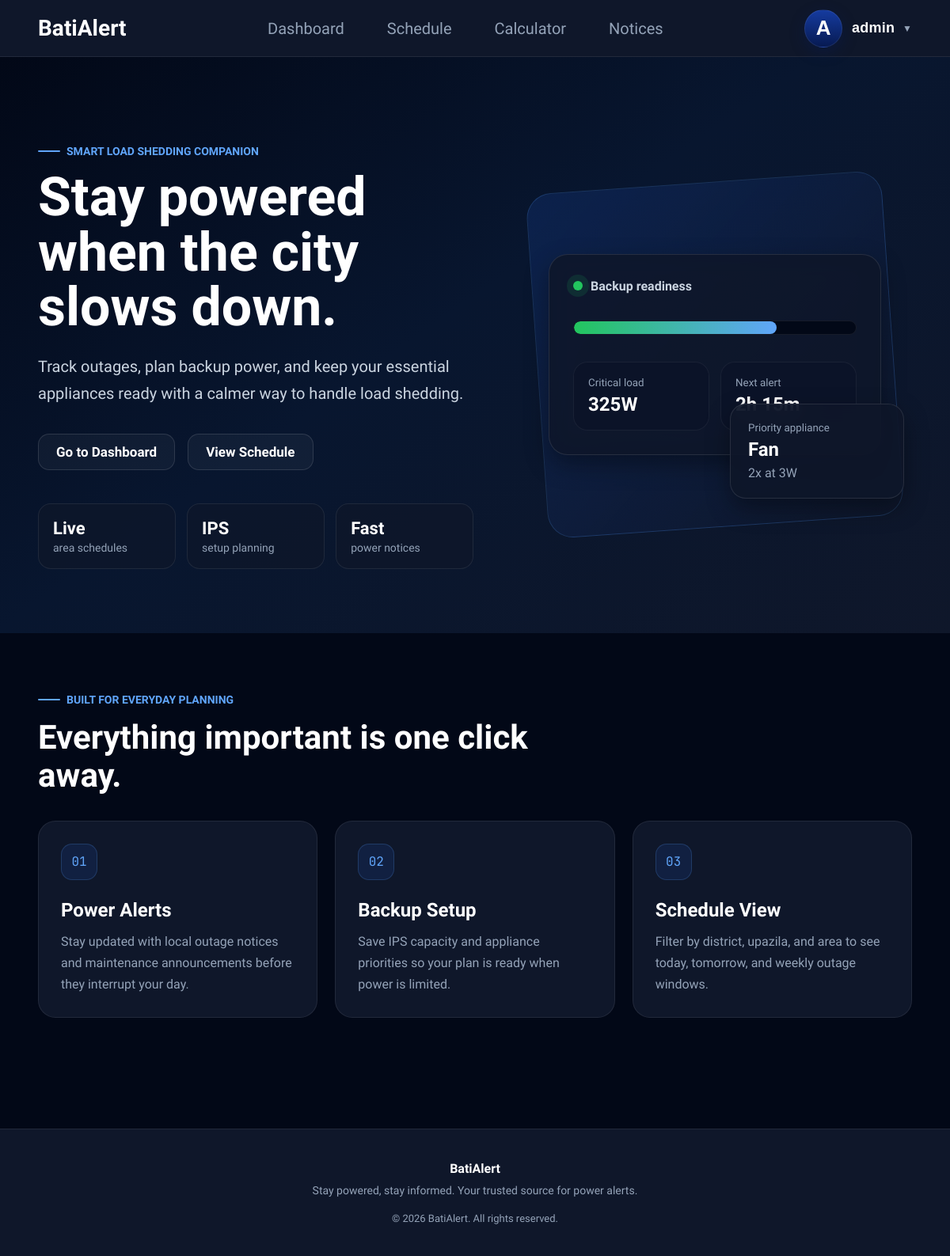
The app's page / (signed in) with its own data.
### users/models.py (models this page shows, shortened)
class SetupAppliance(models.Model):
    setup = models.ForeignKey(
        SavedSetup,
        on_delete=models.CASCADE,
        related_name="items"
    )
    appliance = models.ForeignKey(
        Appliance,
        on_delete=models.CASCADE
    )
    quantity = models.PositiveIntegerField()
    custom_watt = models.PositiveIntegerField(
        null=True,
        blank=True
    )
    priority = models.PositiveIntegerField()

### core/models.py (models this page shows, shortened)
class Appliance(models.Model):
    name = models.CharField(
        max_length=100
    )
    watt = models.IntegerField()

### core/views.py (the view)
def home(request):
    priority_appliance = None
    total_watt = 0
    if request.user.is_authenticated:
        from users.models import SavedSetup
        setup = (
            SavedSetup.objects
            .filter(user=request.user)
            .prefetch_related("items__appliance")
            .first()
        )
        if setup:
            setup_items = setup.items.all()
            priority_appliance = (
                setup_items
                .order_by("priority", "id")
                .first()
            )
            for item in setup_items:
                watt = (
                    item.custom_watt
                    or item.appliance.watt
                )
                total_watt += (
                    watt *
                    item.quantity
                )
    return render(
        request,
        'home.html',
        {
            "priority_appliance":
            priority_appliance,
            "total_watt":
            total_watt,
        }
    )

### users/context_processors.py (called while the page is built)
def appliance_context(request):
    return {
        "appliances":
        Appliance.objects.all()
    }

### templates/home.html
{% extends 'base.html' %}
{% load static %}
{% block content %}
<section class="home-hero">
    <div class="home-hero-grid">
        <div class="home-hero-content">
            <span class="home-kicker">Smart load shedding companion</span>
            <h1 class="home-title">
                Stay powered when the city slows down.
            </h1>
            <p class="home-subtitle">
                Track outages, plan backup power, and keep your essential appliances ready with a calmer way to handle load shedding.
            </p>
            <div class="home-actions">
                {% if request.user.is_authenticated %}
                    <a href="{% url 'dashboard' %}" class="home-primary-btn">Go to Dashboard</a>
                    <a href="{% url 'schedule' %}" class="home-ghost-btn">View Schedule</a>
                {% else %}
                    <a href="{% url 'signup' %}" class="home-primary-btn">Get Started</a>
                    <a href="{% url 'login' %}" class="home-ghost-btn">Sign In</a>
                {% endif %}
            </div>
            <div class="home-trust-row">
                <div>
                    <strong>Live</strong>
                    <span>area schedules</span>
                </div>
                <div>
                    <strong>IPS</strong>
                    <span>setup planning</span>
                </div>
                <div>
                    <strong>Fast</strong>
                    <span>power notices</span>
                </div>
            </div>
        </div>
        <div class="home-power-panel {% if not request.user.is_authenticated %}no-floating-card{% endif %}">
            <div class="power-card main-power-card">
                <div class="power-card-top">
                    <span class="status-dot"></span>
                    <span>Backup readiness</span>
                </div>
                <div class="power-meter">
                    <span></span>
                </div>
                <div class="power-stat-grid">
                    <div>
                        <small>Critical load</small>
                        <strong>
                            {% if total_watt %}
                                {{ total_watt }}W
                            {% else %}
                                0W
                            {% endif %}
                        </strong>
                    </div>
                    <div>
                        <small>Next alert</small>
                        <strong>2h 15m</strong>
                    </div>
                </div>
            </div>
            {% if priority_appliance or request.user.is_authenticated %}
            <div class="power-card floating-power-card">
                {% if priority_appliance %}
                    <small>Priority appliance</small>
                    <strong>{{ priority_appliance.appliance.name }}</strong>
                    <span>
                        {{ priority_appliance.quantity }}x at
                        {{ priority_appliance.custom_watt|default:priority_appliance.appliance.watt }}W
                    </span>
                {% elif request.user.is_authenticated %}
                    <small>Priority appliance</small>
                    <strong>No setup saved</strong>
                    <span>Add appliances from dashboard</span>
                {% endif %}
            </div>
            {% endif %}
        </div>
    </div>
</section>
<section class="home-feature-section">
    <div class="home-section-heading">
        <span class="home-kicker">Built for everyday planning</span>
        <h2>Everything important is one click away.</h2>
    </div>
    <div class="home-feature-grid">
        <article class="home-feature-card">
            <span class="feature-index">01</span>
            <h3>Power Alerts</h3>
            <p>Stay updated with local outage notices and maintenance announcements before they interrupt your day.</p>
        </article>
        <article class="home-feature-card">
            <span class="feature-index">02</span>
            <h3>Backup Setup</h3>
            <p>Save IPS capacity and appliance priorities so your plan is ready when power is limited.</p>
        </article>
        <article class="home-feature-card">
            <span class="feature-index">03</span>
            <h3>Schedule View</h3>
            <p>Filter by district, upazila, and area to see today, tomorrow, and weekly outage windows.</p>
        </article>
    </div>
</section>
{% endblock %}

### templates/navbar.html (shortened to what this page needs)
<nav class="navbar">
  <div class="navbar-left">
    <a href="{% url "home" %}"
       class="brand">
      <span class="brand-text">
        BatiAlert
      </span>
    </a>
  </div>
  <div class="navbar-center">
    <a href="{% url "dashboard" %}"
       class="nav-link protected-link">
        Dashboard
    </a>
    <a href="{% url "schedule" %}"
       class="nav-link protected-link">
        Schedule
    </a>
    <a href="#"
       class="nav-link protected-link">
        Calculator
    </a>
    <a href="{% url "notices" %}"
       class="nav-link protected-link">
        Notices
    </a>
</div>
  <div class="navbar-right">
    {% if request.user.is_authenticated %}
        <button
            id="profileBtn"
            class="profile-btn">
            <div class="profile-avatar">
                {{ request.user.username|first|upper }}
            </div>
            <span class="profile-name">
                {{ request.user.username }}
            </span>
           <span class="dropdown-arrow">
  ▼
</span>
        </button>
    {% endif %}
</div>
</nav>

### records on screen
SetupAppliance: appliance.name "Fan", quantity "2", custom_watt "3"

### other values on screen
{{ request.user.username|first|upper }} "A"
{{ request.user.username }} "admin"
{{ total_watt }} "325"
